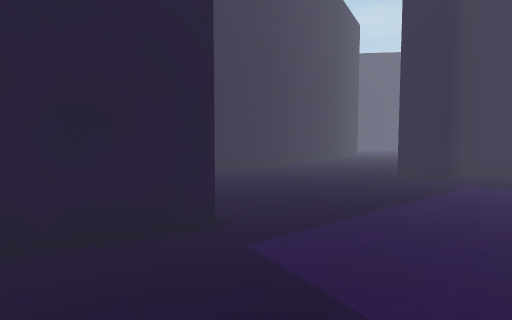
View 1 (above)

24 first-person views from a walk through a scene from a Unity 3-D project. The camera is 1.5 m above the floor, tilts 4° down and sees 75° across. The floor is counted in squares, 1 m on a side. Each view is taken from the middle of a square. On the plan, view 1 faces up. The plan holds only what a view shows up to about 15 squares ahead; the rest is blank. The place goes on beyond the plan.

View 2
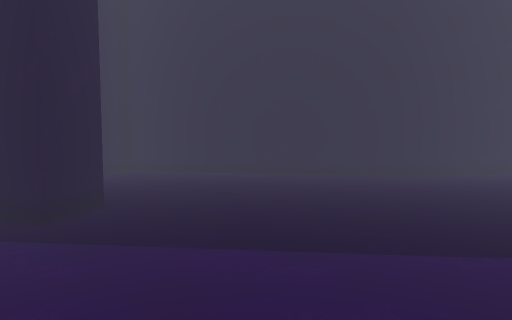

View 3
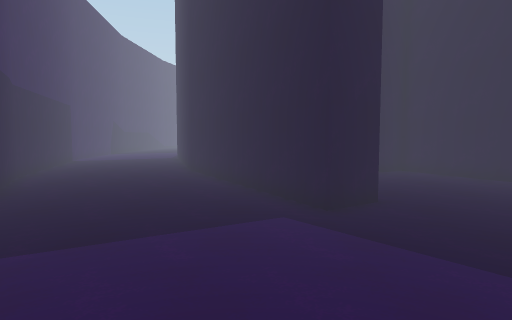

View 4
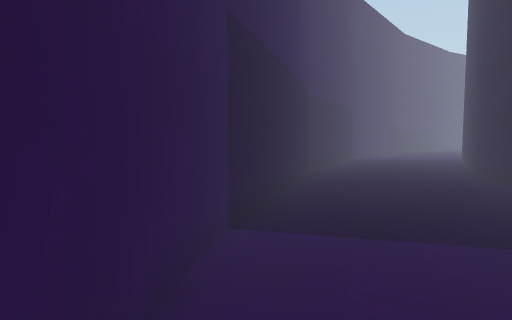

View 5
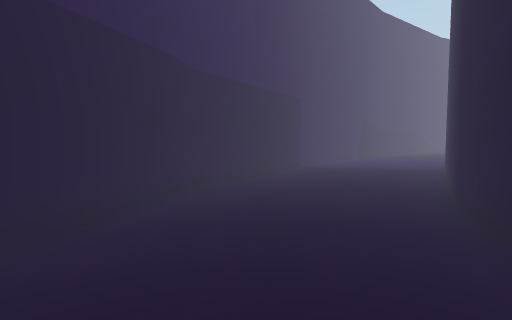

View 6
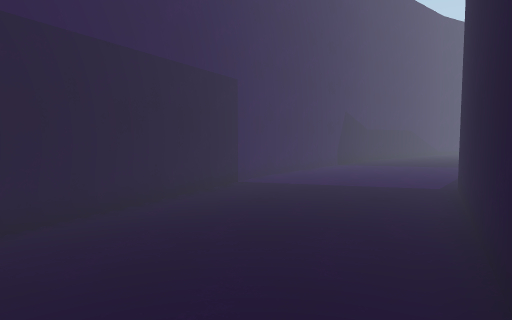

View 7
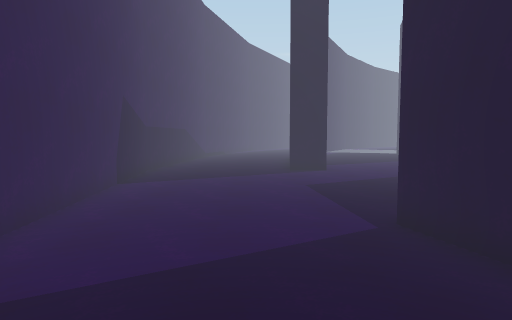

View 8
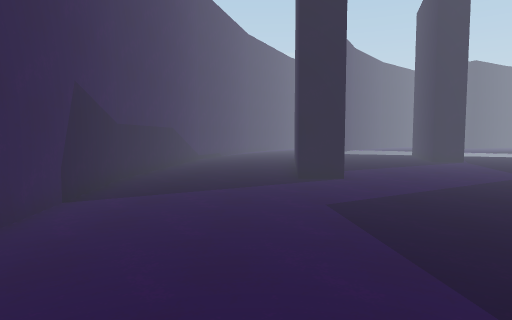

View 9
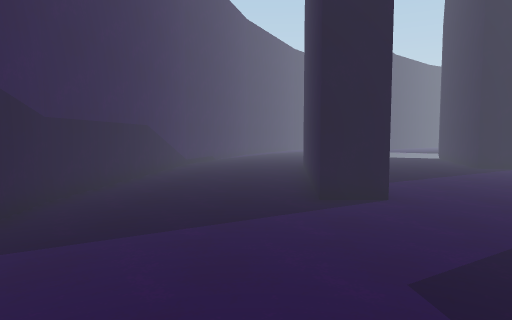

View 10
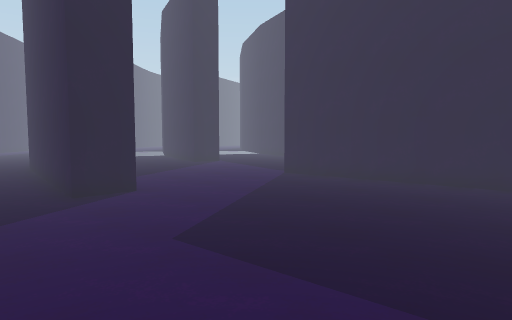

View 11
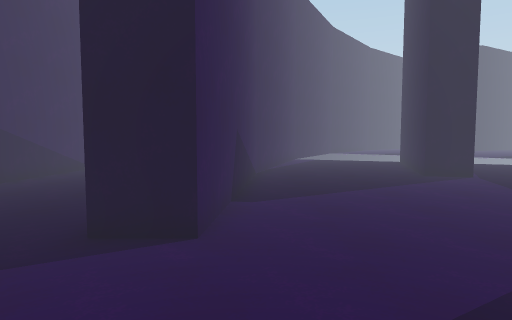

View 12
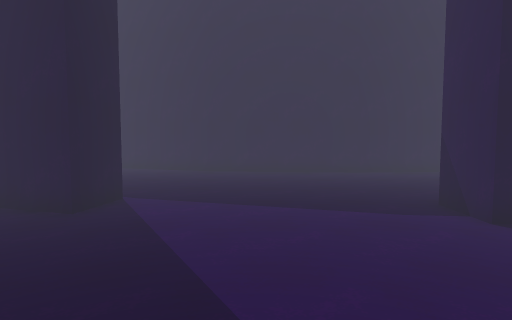

View 13
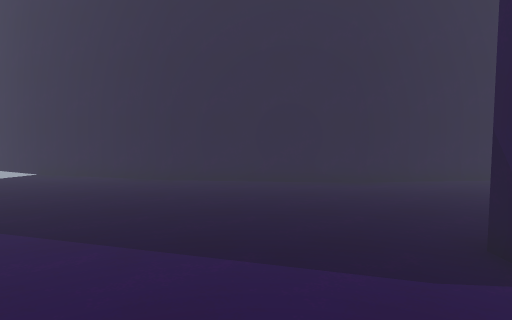

View 14
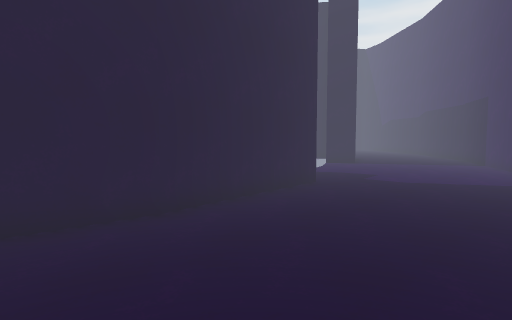

View 15
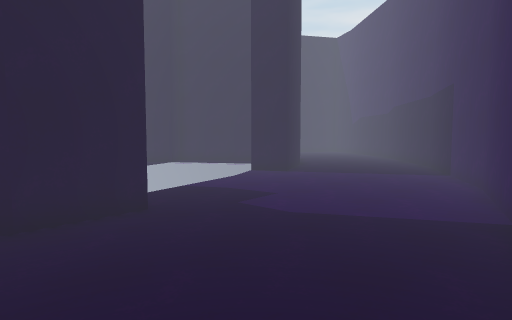

View 16
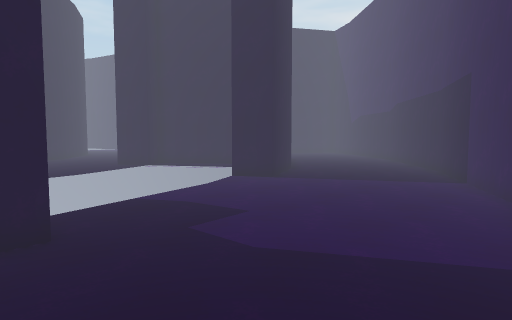

View 17
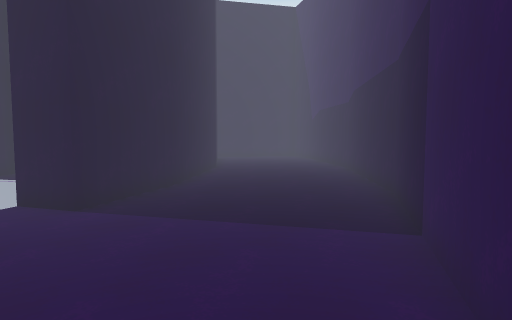

View 18
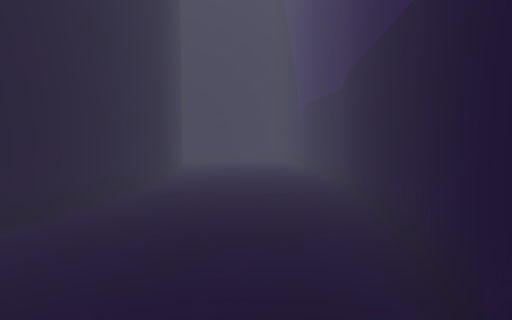

View 19
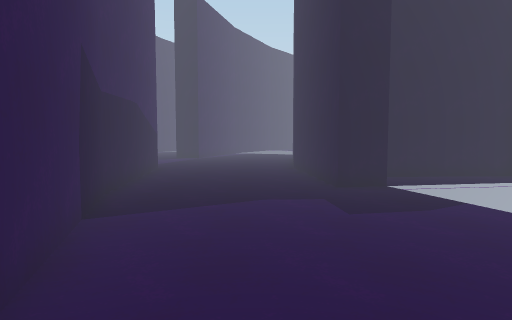

View 20
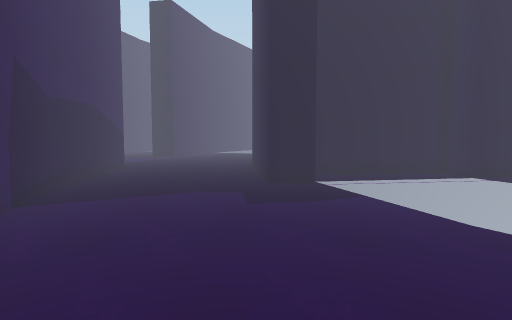

View 21
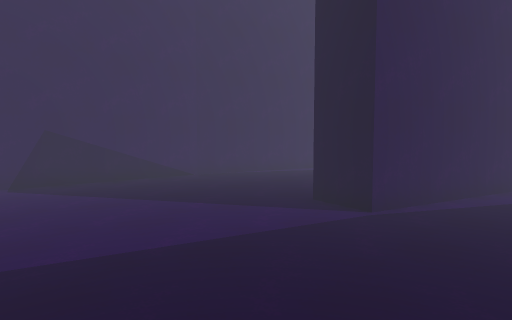

View 22
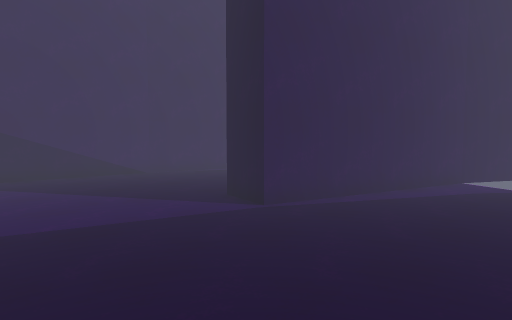

View 23
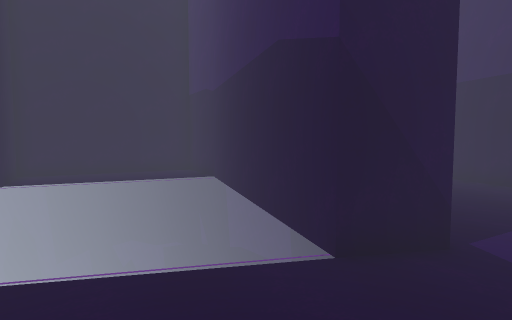

View 24
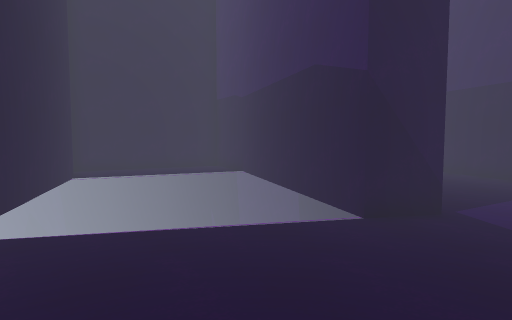

### Floor plan
Key: @ floor where view 1 was taken; # wall or solid block; . floor; = window, fence, low wall or low ledge; ^ raised ledge; v drop or lower ground.
Columns run from 39 left of view 1 to 10 right of it. Each row starts with its distance up from view 1.
 23                  #. vv           ##....
 22                ^##v             ##......
 21                ^.v             ##........###
 20                #..           ###........###.
 19                ##=       v####.........###..
 18                ##.v    vv.###.........###...
 17 #              ##.v vvv..............####...
 16 ####            ###.................###.....
 15 v..#####        ###...............####........
 14 .......###########...............####......... ###
 13  ..............................#####.........###.#
 12 .............................######..........##..
 11 ............................#####................
 10 .........................#######................
  9 ###...................### ^#####...............
  8   ###...........###### ^##vv..##  ............
  7   ###.......######## ##v    .. #    ..........
  6   ..........########v       v..##    ##......
  5   ..................v       v...#   ###.....
  4  ...................v        v.## ###......  .
  3 .....................v       v#####.........
  2 .....................v    v######...........##
  1 ##...................v v#######............##
  0  #######.............##^ ###...........@.###
 -1     #####^###........####...............##
 -2     #########.........................###
 -3     ................................###
 -4      .............................###
 -5      ..........................####
 -6      .......................####
 -7    ......................####
 -8   #######........#########
 -9         ##########

Where each view was taken, in squares from view 1:
view 1: 0 up, 0 right, facing up
view 2: 4 up, 6 right, facing up-left
view 3: 4 up, 6 right, facing left
view 4: 4 up, 6 right, facing down-left
view 5: 3 up, 1 left, facing down-left
view 6: 1 up, 7 left, facing down-left
view 7: 4 down, 12 left, facing left
view 8: 4 down, 15 left, facing left
view 9: 4 down, 19 left, facing left
view 10: 5 down, 18 left, facing up-left
view 11: 0 up, 22 left, facing left
view 12: 0 up, 31 left, facing up
view 13: 3 up, 30 left, facing up
view 14: 8 up, 30 left, facing up-right
view 15: 8 up, 24 left, facing up-right
view 16: 9 up, 22 left, facing up-right
view 17: 10 up, 15 left, facing up-right
view 18: 12 up, 11 left, facing up-right
view 19: 12 up, 11 left, facing left
view 20: 14 up, 10 left, facing left
view 21: 11 up, 28 left, facing down-left
view 22: 13 up, 29 left, facing down-left
view 23: 1 up, 22 left, facing right
view 24: 2 up, 24 left, facing right
